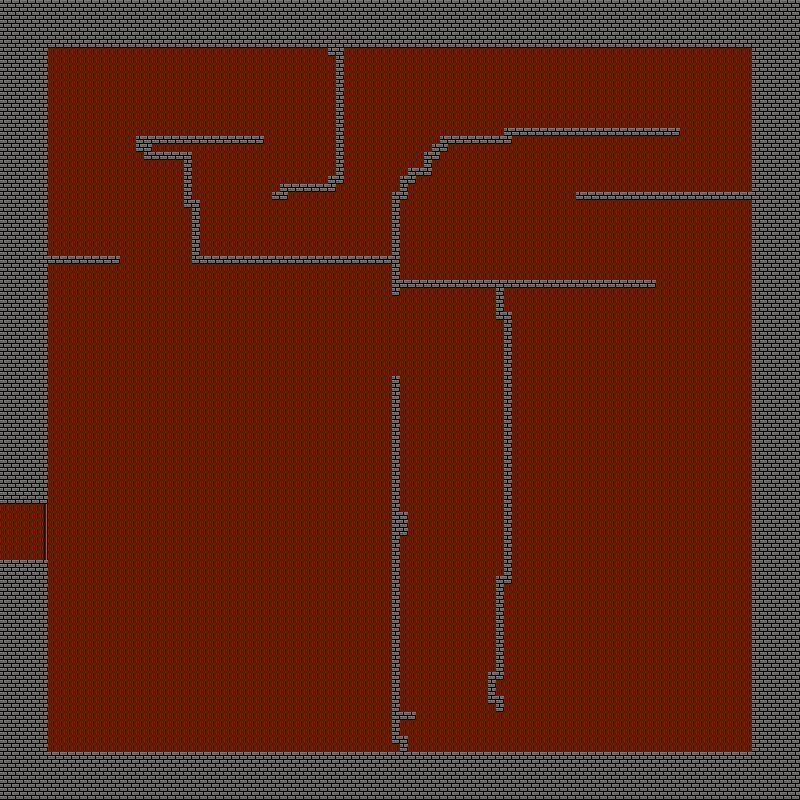

A level layout from a 2D game, rendered from its tile map. Below: a short description, then the map file with tile-grid data replaced by summaries:
An orthogonal 100x100 tile map with 8x8 px tiles, 4 tile layers (sol, obstacles, portes, decoration).

<map version="1.5" tiledversion="1.7.2" orientation="orthogonal" renderorder="right-down" width="100" height="100" tilewidth="8" tileheight="8" infinite="0" nextlayerid="5" nextobjectid="1">
 <tileset firstgid="1" source="Tiles_Mansion_V2.tsx" />
 <layer id="1" name="sol" width="100" height="100">
  <data>[10000 cells, 10000 non-empty, 1 distinct tile ids]</data>
 </layer>
 <layer id="2" name="obstacles" width="100" height="100">
  <data>[10000 cells, 2547 non-empty, 2 distinct tile ids]</data>
 </layer>
 <layer id="3" name="portes" width="100" height="100">
  <data>[10000 cells, 7 non-empty, 1 distinct tile ids]</data>
 </layer>
 <layer id="4" name="decoration" width="100" height="100">
  <data>[10000 cells, 14 non-empty, 1 distinct tile ids]</data>
 </layer>
</map>
